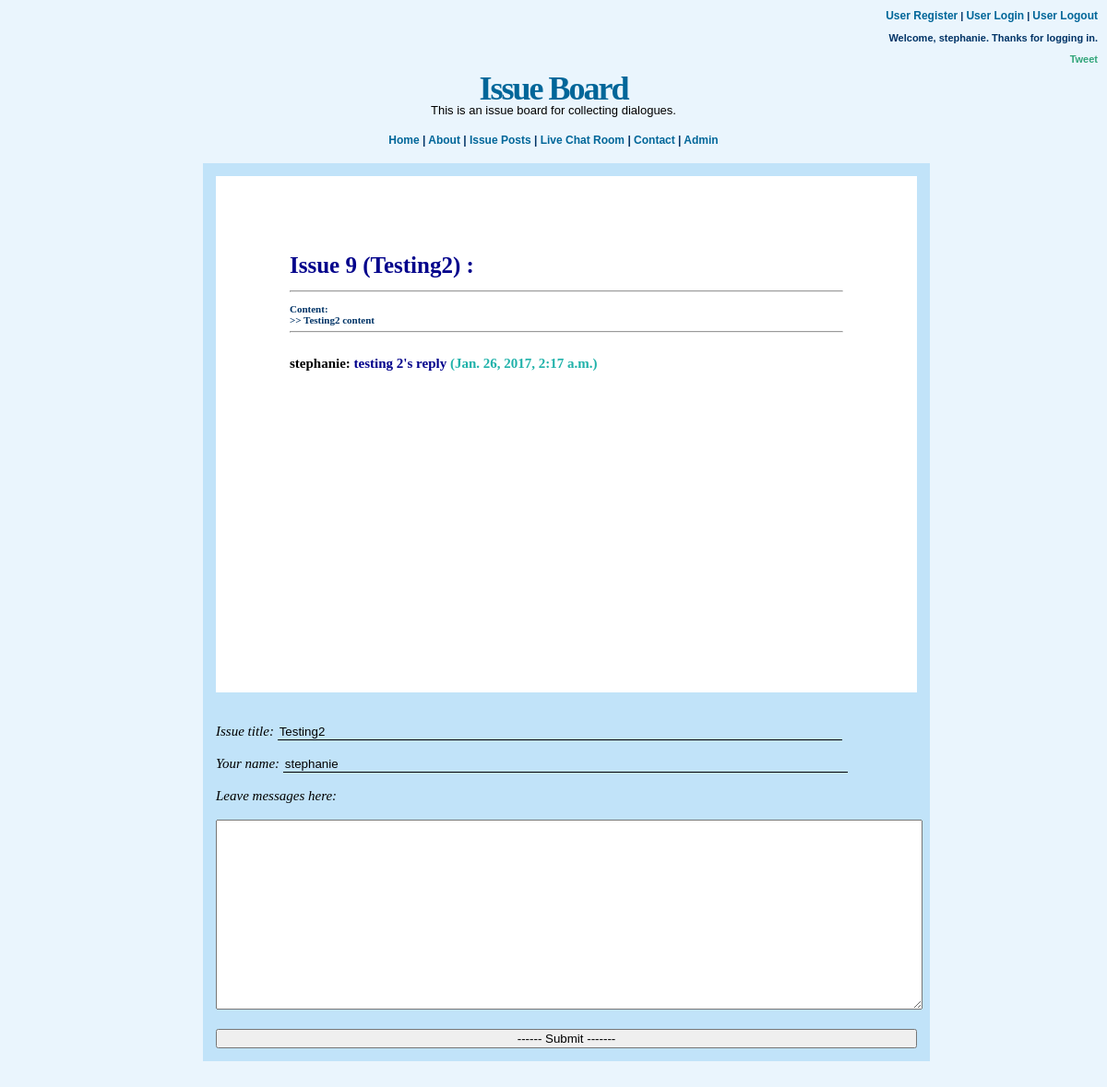
Page /issue/9/ (signed in) on the committed database.
### issue/models.py (models this page shows, shortened)
class IssuePost(models.Model):
    title = models.CharField(max_length=100)
    name = models.CharField(max_length=100)
    email = models.CharField(max_length=100)
    content = models.TextField(blank=True)
    create_time = models.DateTimeField(auto_created=True, auto_now_add=True)

class IssueChat(models.Model):
    issue_title = models.CharField(max_length = 100)
    name = models.CharField(max_length=100, default='anonymous')
    message = models.TextField(blank=True)
    create_at = models.DateTimeField(auto_created=True, auto_now_add=True)

### issue/views.py (the view)
# urls.py: url(r'^issue/(?P<pk>\d+)/$', issue_detail, name='issue_detail'),
@login_required(login_url='/login')
def issue_detail(request, pk):
    issue = IssuePost.objects.get(pk=pk)
    issue_chat_list = IssueChat.objects.all().order_by('pk')
    return render(request, 'issue.html', {
        'issue': issue,
        'issue_chat_list': issue_chat_list,
        'username': request.user.username,
    })

### templates/issue.html (shortened to what this page needs)
{% extends 'home.html' %}
{% block content %}
<div style="background-color:white;color:black;padding:80px;height: 300pt;overflow: scroll;">
    <h2><b style="color:darkblue">Issue {{issue.pk}} ({{ issue.title }}) :</b><hr></h2>
    <h3>Content: <br> >> {{ issue.content }}<br><hr></h3>
    {% for message in issue_chat_list %}
        <b style="color:darkblue">
            <p>
                {% if message.issue_title == issue.title %}
                    <b style="color:black">{{ message.name  }}:</b>
                    <b style="color:darkblue"> {{ message.message }}</b>
                    <b style="color:lightseagreen">({{ message.create_at }})</b>
                {% endif %}
            </p>
        </b>
    {% endfor %}
</div> <br><br>
<div class = "center">
<form action="{% url 'issue_chat_submit' pk=issue.pk %}" method="post">
    <em>Issue title: </em>
    <input type="text" name="issue_title" value = "{{ issue.title }}">&nbsp;&nbsp;&nbsp;&nbsp;
    <br><br>
    {% if user.is_authenticated %}
        <em>Your name: </em>
        <input type="text" name="name" value="{{ user.get_username }}">&nbsp;&nbsp;&nbsp;&nbsp;
        <br><br>
    {% else %}
        <em>Your name: </em>
        <input type="text" name="name">&nbsp;&nbsp;&nbsp;&nbsp;<br><br>
    {% endif %}
    <em>Leave messages here: </em><br><br>
    <textarea name = message style="width: 100%;height:200px"></textarea><br><br>
    <input type=submit value="------ Submit -------" style="width: 100%;">
</form>
</div>
{% endblock content %}

### templates/home.html (shortened to what this page needs)
<!DOCTYPE html>
<html>
<head>
</head>
<body>
    <div class="header1"><h3 style="background-image:none;padding:10px;text-align:right;">
      <a href="{% url 'register' %}" class="nav">User Register</a> |
        <a href="{% url 'login' %}" class="nav">User Login</a> | <a href="{% url 'logout' %}"  class="nav">User Logout</a>
        {% if user.is_authenticated %}
            <p>Welcome, {{ user.get_username }}. Thanks for logging in.</p>
        {% else %}
            <p>Welcome, Guest.</p>
        {% endif %}
     <a href="https://twitter.com/share" class="twitter-share-button">Tweet</a>
    </h3>
    </div>
    <div class="header2">
        <h1>Issue Board</h1>
        <div style="margin-top:-5px;">This is an issue board for collecting dialogues.</div>
    </div>
<div class="nav-bg-outer">
<div class="nav-bg">
<div class="nav-bg-inner">
     {% block menu %}
    <a href="{% url 'home' %}" class="nav">Home</a> | <a href="{% url 'about' %}" class="nav">About</a> | <a href="{% url 'home_issuepost' %}" class="nav">Issue Posts</a> | <a href="{% url 'livechat' roomname=username %}" class="nav">Live Chat Room</a> | <a href="{% url 'contact' %}" class="nav">Contact</a>
         {% if request.user.is_staff %}
         | <a href="{% url 'chatroom_admin' %}" class="nav">Admin</a>
{% endif %}
         </div>
 {% endblock menu %}
</div>
</div>
    <div class="main_holder">
    <div class="mid_column">
        {% block content %}{% endblock content %}
    </div>
<br clear="all" /></div><br><br><br><br>
</body>
</html>

### rows in the picture
IssuePost: pk "9", title "Testing2", content "Testing2 content", issue_title "Testing2"
IssueChat: name "stephanie", message "testing 2's reply", create_at "Jan. 26, 2017, 2:17 a.m."

### other values in the picture
{{ user.get_username }} "stephanie"
